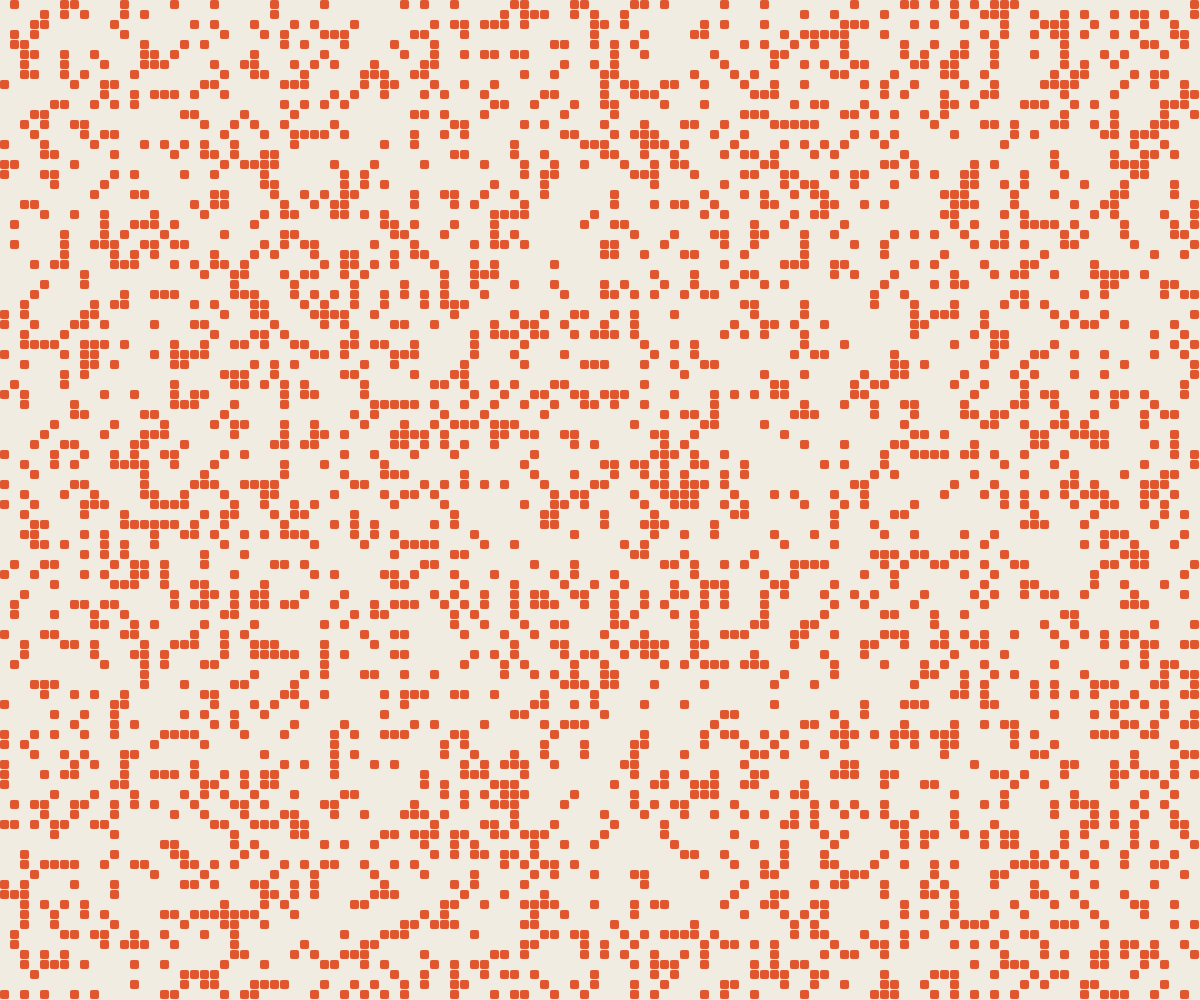
Frame 1 (no input)
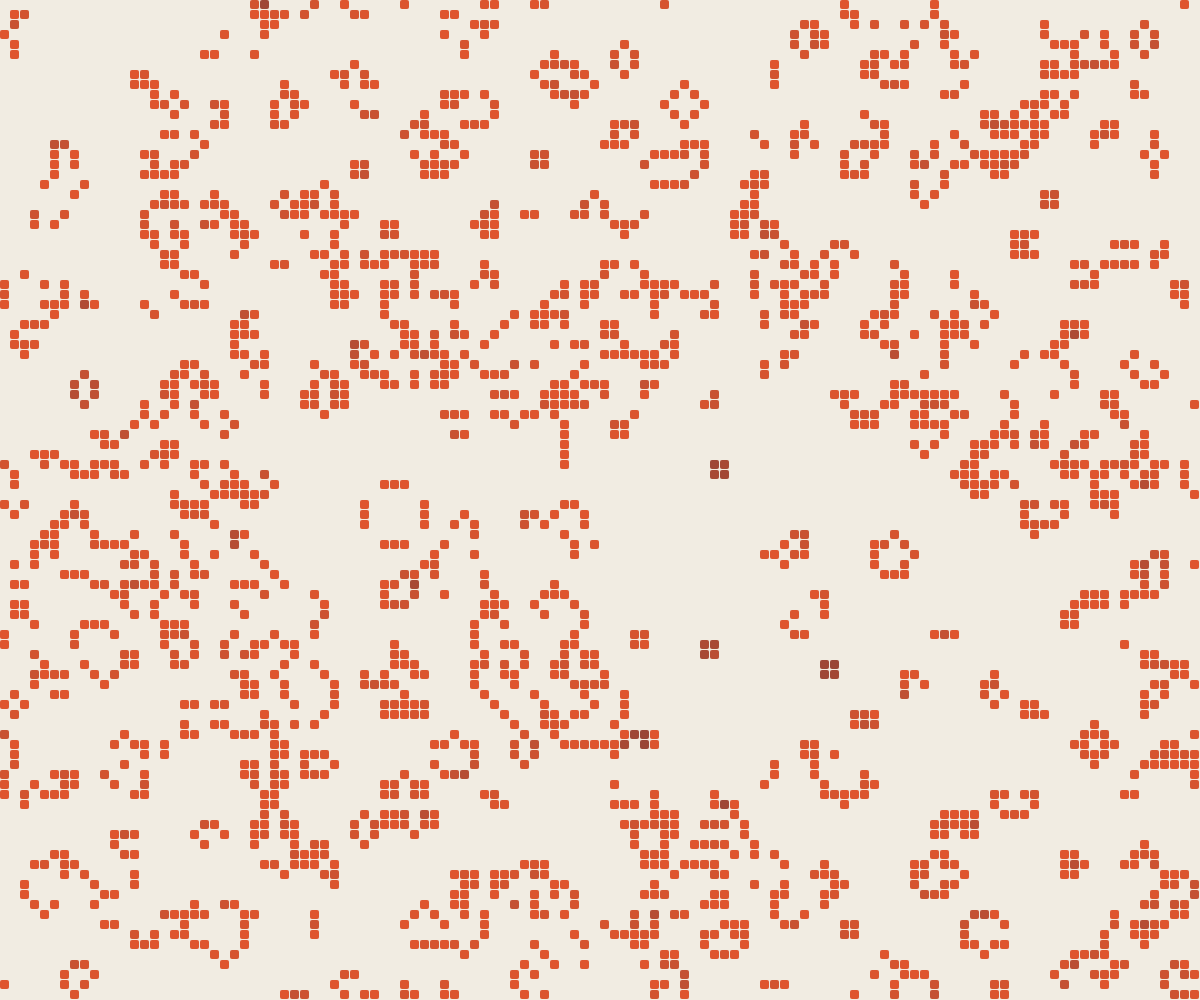
Frame 60 (no input)
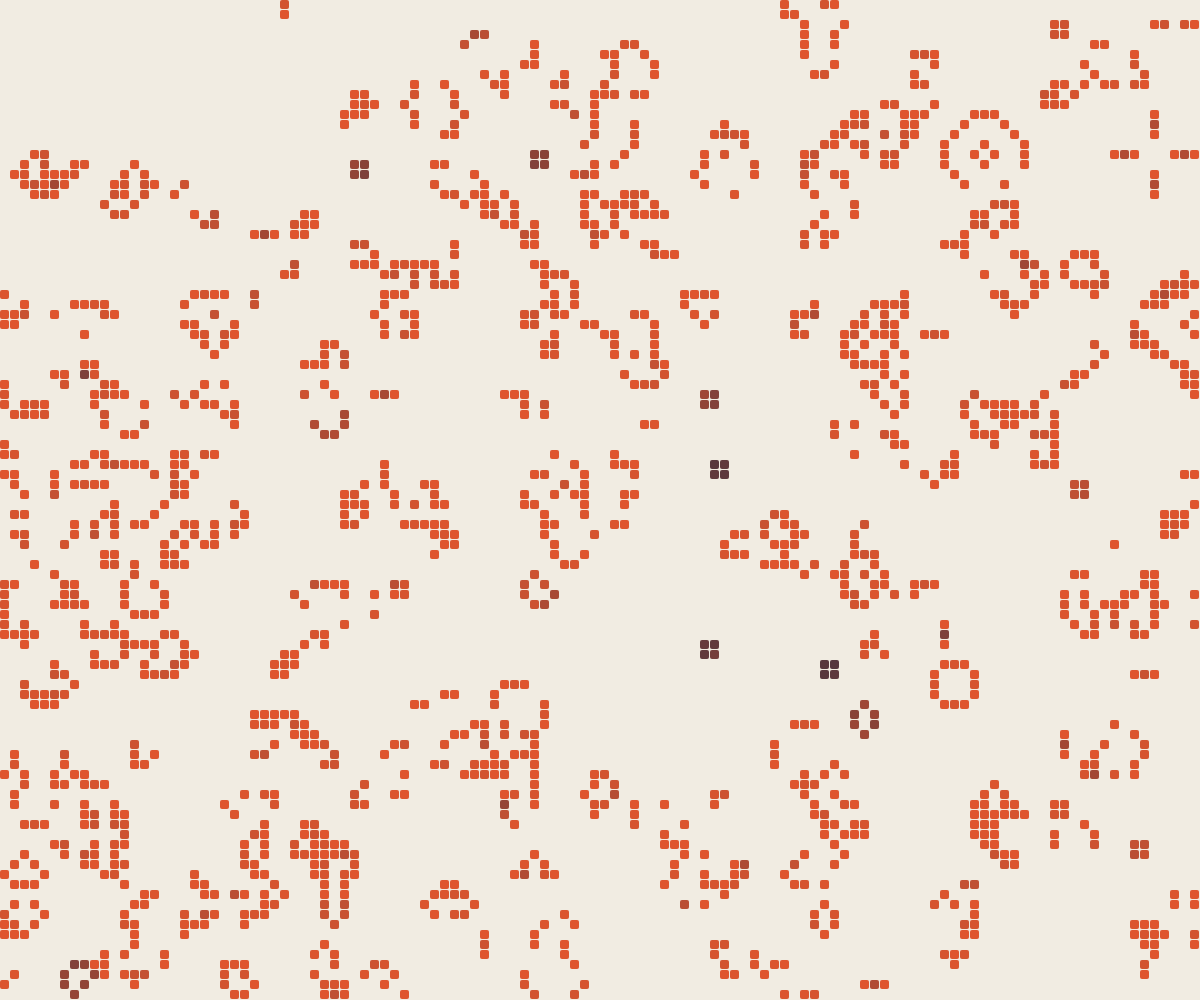
Frame 120 (the mouse pressed at the canvas centre since frame 60)

The p5.js sketch that drew these frames (run headless with seeded random() and noise() and a simulated clock; from frame 60 on, the mouse is pressed at the canvas centre):

// p5.js sketch
// ── sketch.js
// ライフゲーム:2つのルールだけで、模様が生まれて動き続ける
//   ・生きているセルは、まわりの仲間が 2〜3 個なら生き残る(それ以外は死ぬ)
//   ・死んでいるセルは、まわりの仲間がちょうど 3 個なら生まれる
// 指(マウス)でなぞると、そこにセルが生まれる

const CELL = 10;             // セル1つの大きさ
const FRAMES_PER_STEP = 4;   // 何フレームごとに1世代進めるか(小さいほど速い)
const OLD_AGE = 40;          // この世代数まで生きると「一番古い色」になる

const BG = '#f1ece2';
const YOUNG = '#e4572e';     // 生まれたばかりの色
const OLD = '#2b2d42';       // 長生きしたセルの色

let cols, rows;
let age;        // セルごとの年齢。0 は死んでいる、1 以上は生きている
let generation = 0;

function setup() {
  pixelDensity(min(2, displayDensity()));
  createCanvas(windowWidth, windowHeight);
  noStroke();
  randomize();
}

function makeGrid() {
  cols = floor(width / CELL);
  rows = floor(height / CELL);
  age = new Array(cols * rows).fill(0);
  generation = 0;
}

function randomize() {
  makeGrid();
  for (let i = 0; i < age.length; i++) age[i] = random() < 0.25 ? 1 : 0;
}

function clearAll() {
  makeGrid();
}

function draw() {
  paintWithFinger();
  if (frameCount % FRAMES_PER_STEP === 0) step();

  background(BG);
  const young = color(YOUNG);
  const old = color(OLD);
  for (let x = 0; x < cols; x++) {
    for (let y = 0; y < rows; y++) {
      const a = age[x + y * cols];
      if (a === 0) continue;
      // 年齢で色を変える:若いほど赤く、長生きするほど濃い紺に
      fill(lerpColor(young, old, min(a, OLD_AGE) / OLD_AGE));
      rect(x * CELL, y * CELL, CELL - 1, CELL - 1, 2);
    }
  }
}

// 1世代進める
function step() {
  const next = new Array(age.length).fill(0);
  for (let x = 0; x < cols; x++) {
    for (let y = 0; y < rows; y++) {
      const n = countNeighbors(x, y);
      const i = x + y * cols;
      const alive = age[i] > 0;
      if (alive && (n === 2 || n === 3)) next[i] = age[i] + 1; // 生き残る(1つ年をとる)
      else if (!alive && n === 3) next[i] = 1;                  // 生まれる
    }
  }
  age = next;
  generation++;
}

// まわり8マスのうち、生きているセルの数。画面の端は反対側とつながっている
function countNeighbors(x, y) {
  let n = 0;
  for (let dx = -1; dx <= 1; dx++) {
    for (let dy = -1; dy <= 1; dy++) {
      if (dx === 0 && dy === 0) continue;
      const nx = (x + dx + cols) % cols;
      const ny = (y + dy + rows) % rows;
      if (age[nx + ny * cols] > 0) n++;
    }
  }
  return n;
}

// 指の近くのセルを、ところどころ生まれさせる(全部埋めると、すぐ死んでしまうため)
function paintWithFinger() {
  const fingers = touches.length > 0 ? touches : mouseIsPressed ? [{ x: mouseX, y: mouseY }] : [];
  for (const f of fingers) {
    const cx = floor(f.x / CELL);
    const cy = floor(f.y / CELL);
    for (let dx = -2; dx <= 2; dx++) {
      for (let dy = -2; dy <= 2; dy++) {
        const x = cx + dx;
        const y = cy + dy;
        if (x < 0 || x >= cols || y < 0 || y >= rows) continue;
        if (random() < 0.3) age[x + y * cols] = 1;
      }
    }
  }
}

function windowResized() {
  resizeCanvas(windowWidth, windowHeight);
  randomize();
}

function keyPressed() {
  if (key === 'r' || key === 'R') randomize();
  if (key === 'c' || key === 'C') clearAll();
}
